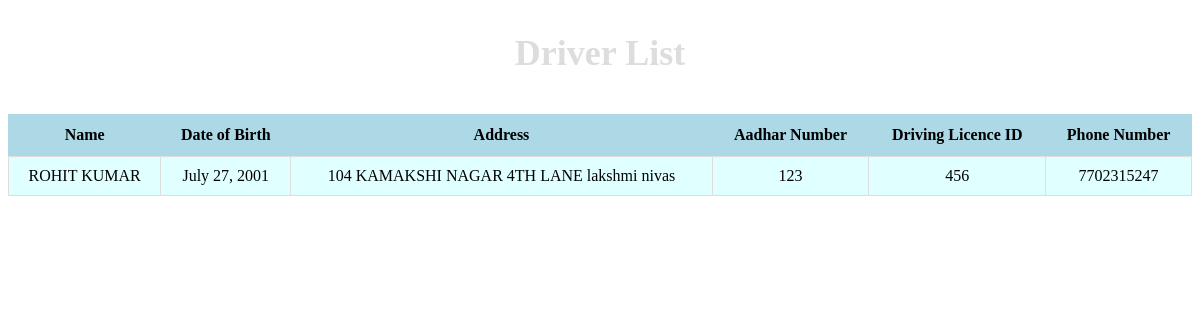
Before: /nlp/driver_list/ with the older database file.
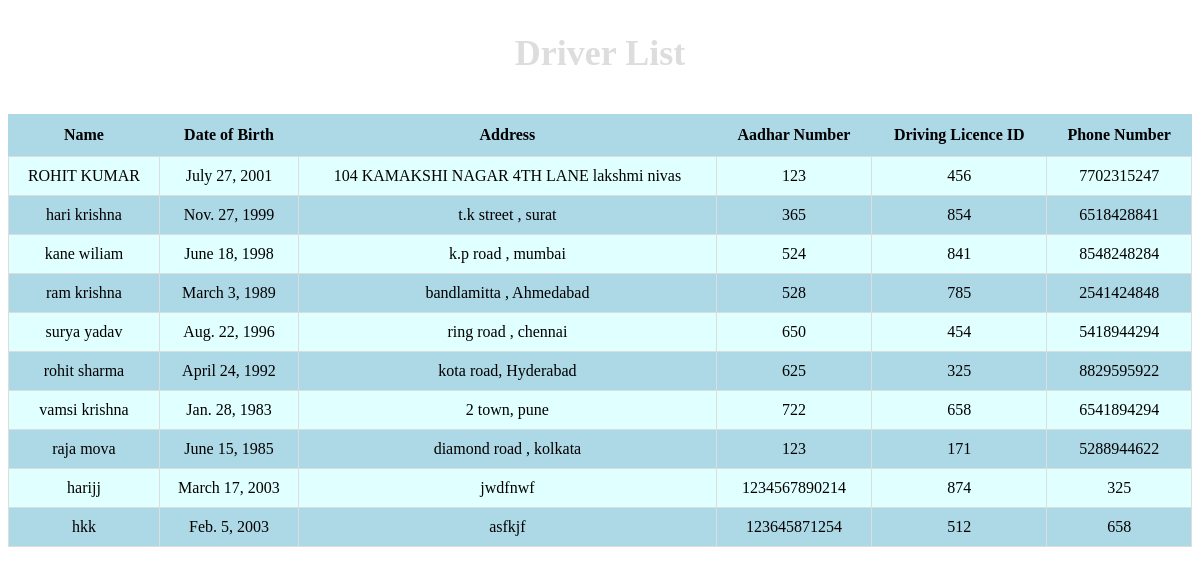
After: the same page with the newer database file.
### nlp/models.py (models this page shows, shortened)
class Driver(models.Model):
    name = models.CharField(max_length=100)
    dob = models.DateField()
    address = models.TextField()
    aadhar = models.CharField(max_length=12)
    license = models.CharField(max_length=20)
    phone = models.CharField(max_length=10)

### nlp/views.py (the view)
# urls.py: path("driver_list/",views.driver_list,name="driver_list"),
def driver_list(request):
    drivers=Driver.objects.all()
    return render(request,"driver_list.html",{"drivers":drivers})

### nlp/templates/driver_list.html (shortened to what this page needs)
<center>
  <h1>Driver List</h1>
  <table style="text-align: center;">
    <thead>
      <tr>
        <th>Name</th>
        <th>Date of Birth</th>
        <th>Address</th>
        <th>Aadhar Number</th>
        <th>Driving Licence ID</th>
        <th>Phone Number</th>
      </tr>
    </thead>
    <tbody>
      {% for driver in drivers %}
        <tr>
          <td>{{ driver.name }}</td>
          <td>{{ driver.dob }}</td>
          <td>{{ driver.address }}</td>
          <td>{{ driver.aadhar }}</td>
          <td>{{ driver.license }}</td>
          <td>{{ driver.phone }}</td>
        </tr>
      {% empty %}
        <tr>
          <td colspan="6">No drivers found.</td>
        </tr>
      {% endfor %}
    </tbody>
  </table>
</center>

### nlp/templates/driver_list.html (style rules this page uses)
table { border-collapse: collapse; width: 100%; margin-top: 20px; background-color: lightblue; }
thead { background-color: lightblue; color: black; }
thead th { padding: 12px; font-weight: bold; }
tbody td { padding: 10px; border: 1px solid #ddd; }
tbody tr:nth-child(odd) { background-color: lightcyan; }
h1 { font-size: 36px; margin-bottom: 20px; text-align: center; color: #ddd; }
center { display: flex; justify-content: center; align-items: center; flex-direction: column; }

Changed rows visible on the page:
added Driver: name "hari krishna", dob "Nov. 27, 1999", address "t.k street , surat", aadhar "365", license "854", phone "6518428841"
added Driver: name "kane wiliam", dob "June 18, 1998", address "k.p road , mumbai", aadhar "524", license "841", phone "8548248284"
added Driver: name "ram krishna", dob "March 3, 1989", address "bandlamitta , Ahmedabad", aadhar "528", license "785", phone "2541424848"
added Driver: name "surya yadav", dob "Aug. 22, 1996", address "ring road , chennai", aadhar "650", license "454", phone "5418944294"
added Driver: name "rohit sharma", dob "April 24, 1992", address "kota road, Hyderabad", aadhar "625", license "325", phone "8829595922"
added Driver: name "vamsi krishna", dob "Jan. 28, 1983", address "2 town, pune", aadhar "722", license "658", phone "6541894294"
added Driver: name "raja mova", dob "June 15, 1985", address "diamond road , kolkata", aadhar "123", license "171", phone "5288944622"
added Driver: name "harijj", dob "March 17, 2003", address "jwdfnwf", aadhar "1234567890214", license "874", phone "325"
added Driver: name "hkk", dob "Feb. 5, 2003", address "asfkjf", aadhar "123645871254", license "512", phone "658"
